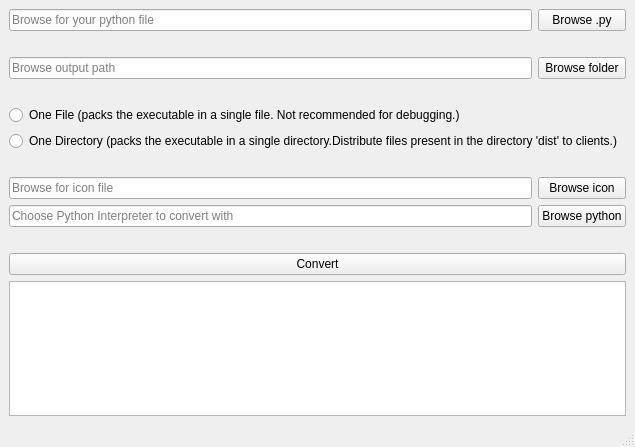
<?xml version="1.0" encoding="UTF-8"?>
<ui version="4.0">
 <class>MainWindow</class>
 <widget class="QMainWindow" name="MainWindow">
  <property name="geometry">
   <rect>
    <x>0</x>
    <y>0</y>
    <width>635</width>
    <height>447</height>
   </rect>
  </property>
  <property name="windowTitle">
   <string>Convert to EXE</string>
  </property>
  <widget class="QWidget" name="centralwidget">
   <layout class="QGridLayout" name="gridLayout">
    <item row="3" column="0">
     <widget class="QLabel" name="labelDir">
      <property name="text">
       <string/>
      </property>
     </widget>
    </item>
    <item row="4" column="0">
     <widget class="QRadioButton" name="oneFile">
      <property name="text">
       <string>One File (packs the executable in a single file. Not recommended for debugging.)</string>
      </property>
     </widget>
    </item>
    <item row="11" column="0" colspan="2">
     <widget class="QTextEdit" name="textEdit"/>
    </item>
    <item row="5" column="0" colspan="2">
     <widget class="QRadioButton" name="oneDir">
      <property name="text">
       <string>One Directory (packs the executable in a single directory.Distribute files present in the directory 'dist' to clients.)</string>
      </property>
     </widget>
    </item>
    <item row="7" column="1">
     <widget class="QPushButton" name="browsebtn_3">
      <property name="text">
       <string>Browse icon</string>
      </property>
     </widget>
    </item>
    <item row="0" column="1">
     <widget class="QPushButton" name="browsebtn">
      <property name="text">
       <string>Browse .py</string>
      </property>
     </widget>
    </item>
    <item row="8" column="1">
     <widget class="QPushButton" name="browsebtn_4">
      <property name="text">
       <string>Browse python</string>
      </property>
     </widget>
    </item>
    <item row="10" column="0" colspan="2">
     <widget class="QPushButton" name="convert_btn">
      <property name="text">
       <string>Convert</string>
      </property>
     </widget>
    </item>
    <item row="0" column="0">
     <widget class="QLineEdit" name="pyLE">
      <property name="placeholderText">
       <string>Browse for your python file</string>
      </property>
     </widget>
    </item>
    <item row="2" column="1">
     <widget class="QPushButton" name="browsebtn_2">
      <property name="text">
       <string>Browse folder</string>
      </property>
     </widget>
    </item>
    <item row="8" column="0">
     <widget class="QLineEdit" name="exeLE">
      <property name="placeholderText">
       <string>Choose Python Interpreter to convert with</string>
      </property>
     </widget>
    </item>
    <item row="2" column="0">
     <widget class="QLineEdit" name="outLE">
      <property name="placeholderText">
       <string>Browse output path</string>
      </property>
     </widget>
    </item>
    <item row="1" column="0">
     <widget class="QLabel" name="labelPy">
      <property name="text">
       <string/>
      </property>
     </widget>
    </item>
    <item row="6" column="0">
     <widget class="QLabel" name="labelRadio">
      <property name="text">
       <string/>
      </property>
     </widget>
    </item>
    <item row="7" column="0">
     <widget class="QLineEdit" name="icoLE">
      <property name="placeholderText">
       <string>Browse for icon file</string>
      </property>
     </widget>
    </item>
    <item row="9" column="0">
     <widget class="QLabel" name="labelExe">
      <property name="text">
       <string/>
      </property>
     </widget>
    </item>
   </layout>
  </widget>
  <widget class="QMenuBar" name="menubar">
   <property name="geometry">
    <rect>
     <x>0</x>
     <y>0</y>
     <width>635</width>
     <height>21</height>
    </rect>
   </property>
  </widget>
  <widget class="QStatusBar" name="statusbar"/>
 </widget>
 <resources/>
 <connections/>
</ui>
